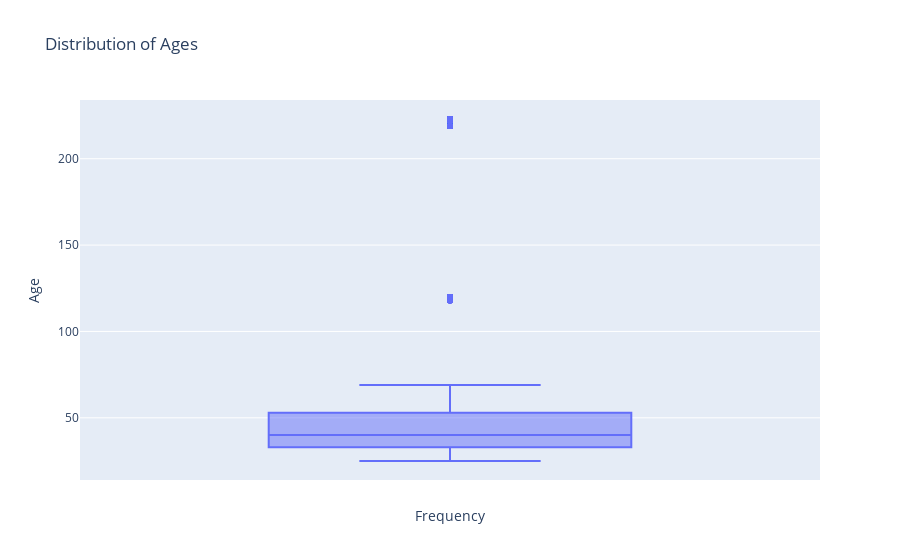

Write notebook code for a chart like this one.
### Markdown cell above
- Check For Outliers Via Boxplot

### Code cell
fig = px.box(data, y='age', title='Distribution of Ages')
fig.update_layout(yaxis_title='Age',  xaxis_title='Frequency')

fig.show()

### Figure 1 — Plotly figure (JSON) as saved in the notebook; plotly's stock layout.template omitted (floating-point values rounded to 4 significant figures; data arrays with more than 128 entries replaced by an {"elided": "..."} marker saying what was removed)
{"data": [{"alignmentgroup": "True", "hovertemplate": "age=%{y}<extra></extra>", "legendgroup": "", "marker": {"color": "#636efa"}, "name": "", "notched": false, "offsetgroup": "", "orientation": "v", "showlegend": false, "type": "box", "x0": " ", "xaxis": "x", "y": {"elided": "19988 int values"}, "y0": " ", "yaxis": "y"}], "layout": {"boxmode": "group", "legend": {"tracegroupgap": 0}, "title": {"text": "Distribution of Ages"}, "xaxis": {"anchor": "y", "domain": [0, 1], "title": {"text": "Frequency"}}, "yaxis": {"anchor": "x", "domain": [0, 1], "title": {"text": "Age"}}}}
